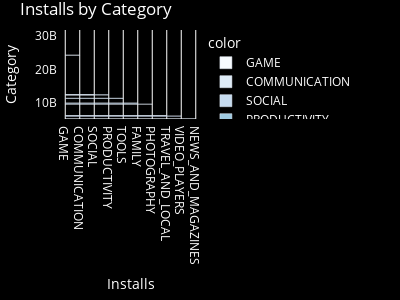

The code cell stored with this chart in its notebook:
### Code cell
#figure 5
installs_by_category = apps_df.groupby('Category')['Installs'].sum().nlargest(10)

fig5=px.bar(
    x=installs_by_category.index,
    y=installs_by_category.values,
    orientation='h',
    labels={'x': 'Installs', 'y':'Category'},
    title='Installs by Category',
    color=installs_by_category.index,
    color_discrete_sequence=px.colors.sequential.Blues,  
    width=400,
    height=300,
)
fig5.update_layout(
    plot_bgcolor='black',
    paper_bgcolor='black',
    font=dict(color='white'),
    margin=dict(l=10, r=10, t=30, b=10)
)

save_plot_as_html(fig5,"Installs Graph 5.html","The category with the most installs are social and communication apps, reflecting their broad appeal and daily usage") 

fig5.show()

### Figure 1 — Plotly figure (JSON) as saved in the notebook; plotly's stock layout.template omitted (floating-point values rounded to 4 significant figures)
{"data": [{"alignmentgroup": "True", "hovertemplate": "color=GAME<br>Installs=%{x}<br>Category=%{y}<extra></extra>", "legendgroup": "GAME", "marker": {"color": "rgb(247,251,255)", "pattern": {"shape": ""}}, "name": "GAME", "offsetgroup": "GAME", "orientation": "h", "showlegend": true, "textposition": "auto", "type": "bar", "x": ["GAME"], "xaxis": "x", "y": [31543862717], "yaxis": "y"}, {"alignmentgroup": "True", "hovertemplate": "color=COMMUNICATION<br>Installs=%{x}<br>Category=%{y}<extra></extra>", "legendgroup": "COMMUNICATION", "marker": {"color": "rgb(222,235,247)", "pattern": {"shape": ""}}, "name": "COMMUNICATION", "offsetgroup": "COMMUNICATION", "orientation": "h", "showlegend": true, "textposition": "auto", "type": "bar", "x": ["COMMUNICATION"], "xaxis": "x", "y": [24152241530], "yaxis": "y"}, {"alignmentgroup": "True", "hovertemplate": "color=SOCIAL<br>Installs=%{x}<br>Category=%{y}<extra></extra>", "legendgroup": "SOCIAL", "marker": {"color": "rgb(198,219,239)", "pattern": {"shape": ""}}, "name": "SOCIAL", "offsetgroup": "SOCIAL", "orientation": "h", "showlegend": true, "textposition": "auto", "type": "bar", "x": ["SOCIAL"], "xaxis": "x", "y": [12513841475], "yaxis": "y"}, {"alignmentgroup": "True", "hovertemplate": "color=PRODUCTIVITY<br>Installs=%{x}<br>Category=%{y}<extra></extra>", "legendgroup": "PRODUCTIVITY", "marker": {"color": "rgb(158,202,225)", "pattern": {"shape": ""}}, "name": "PRODUCTIVITY", "offsetgroup": "PRODUCTIVITY", "orientation": "h", "showlegend": true, "textposition": "auto", "type": "bar", "x": ["PRODUCTIVITY"], "xaxis": "x", "y": [12463070180], "yaxis": "y"}, {"alignmentgroup": "True", "hovertemplate": "color=TOOLS<br>Installs=%{x}<br>Category=%{y}<extra></extra>", "legendgroup": "TOOLS", "marker": {"color": "rgb(107,174,214)", "pattern": {"shape": ""}}, "name": "TOOLS", "offsetgroup": "TOOLS", "orientation": "h", "showlegend": true, "textposition": "auto", "type": "bar", "x": ["TOOLS"], "xaxis": "x", "y": [11450724500], "yaxis": "y"}, {"alignmentgroup": "True", "hovertemplate": "color=FAMILY<br>Installs=%{x}<br>Category=%{y}<extra></extra>", "legendgroup": "FAMILY", "marker": {"color": "rgb(66,146,198)", "pattern": {"shape": ""}}, "name": "FAMILY", "offsetgroup": "FAMILY", "orientation": "h", "showlegend": true, "textposition": "auto", "type": "bar", "x": ["FAMILY"], "xaxis": "x", "y": [10041130590], "yaxis": "y"}, {"alignmentgroup": "True", "hovertemplate": "color=PHOTOGRAPHY<br>Installs=%{x}<br>Category=%{y}<extra></extra>", "legendgroup": "PHOTOGRAPHY", "marker": {"color": "rgb(33,113,181)", "pattern": {"shape": ""}}, "name": "PHOTOGRAPHY", "offsetgroup": "PHOTOGRAPHY", "orientation": "h", "showlegend": true, "textposition": "auto", "type": "bar", "x": ["PHOTOGRAPHY"], "xaxis": "x", "y": [9721243130], "yaxis": "y"}, {"alignmentgroup": "True", "hovertemplate": "color=TRAVEL_AND_LOCAL<br>Installs=%{x}<br>Category=%{y}<extra></extra>", "legendgroup": "TRAVEL_AND_LOCAL", "marker": {"color": "rgb(8,81,156)", "pattern": {"shape": ""}}, "name": "TRAVEL_AND_LOCAL", "offsetgroup": "TRAVEL_AND_LOCAL", "orientation": "h", "showlegend": true, "textposition": "auto", "type": "bar", "x": ["TRAVEL_AND_LOCAL"], "xaxis": "x", "y": [6361859300], "yaxis": "y"}, {"alignmentgroup": "True", "hovertemplate": "color=VIDEO_PLAYERS<br>Installs=%{x}<br>Category=%{y}<extra></extra>", "legendgroup": "VIDEO_PLAYERS", "marker": {"color": "rgb(8,48,107)", "pattern": {"shape": ""}}, "name": "VIDEO_PLAYERS", "offsetgroup": "VIDEO_PLAYERS", "orientation": "h", "showlegend": true, "textposition": "auto", "type": "bar", "x": ["VIDEO_PLAYERS"], "xaxis": "x", "y": [6221897200], "yaxis": "y"}, {"alignmentgroup": "True", "hovertemplate": "color=NEWS_AND_MAGAZINES<br>Installs=%{x}<br>Category=%{y}<extra></extra>", "legendgroup": "NEWS_AND_MAGAZINES", "marker": {"color": "rgb(247,251,255)", "pattern": {"shape": ""}}, "name": "NEWS_AND_MAGAZINES", "offsetgroup": "NEWS_AND_MAGAZINES", "orientation": "h", "showlegend": true, "textposition": "auto", "type": "bar", "x": ["NEWS_AND_MAGAZINES"], "xaxis": "x", "y": [5393110650], "yaxis": "y"}], "layout": {"barmode": "relative", "font": {"color": "white"}, "height": 300, "legend": {"title": {"text": "color"}, "tracegroupgap": 0}, "margin": {"b": 10, "l": 10, "r": 10, "t": 30}, "paper_bgcolor": "black", "plot_bgcolor": "black", "title": {"text": "Installs by Category"}, "width": 400, "xaxis": {"anchor": "y", "domain": [0, 1], "title": {"text": "Installs"}}, "yaxis": {"anchor": "x", "domain": [0, 1], "title": {"text": "Category"}}}}
